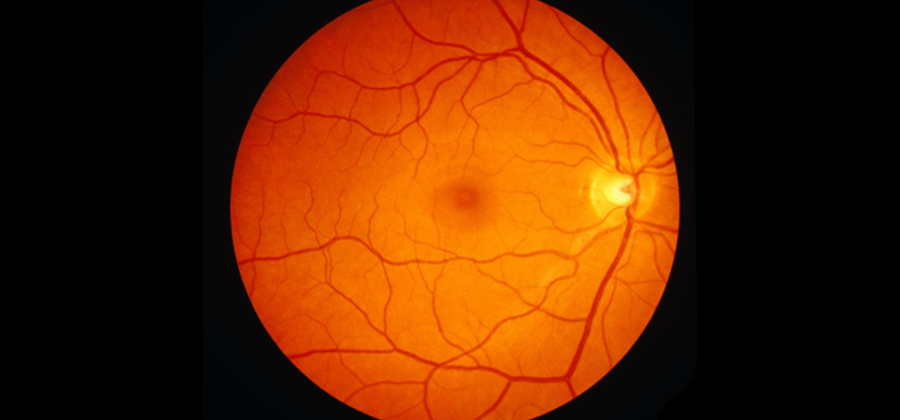
%> input picture backend/uploads/1d25437412f14530a80bada4ee8ba0b6.jpg, 900 x 420 px
$ octave --eval "result = retinal_features('../uploads/1d25437412f14530a80bada4ee8ba0b6.jpg');"   (GNU Octave 9; MATLAB toolbox functions it lacks are replaced by stand-ins)
%> lines starting %> are read from the running program, lines starting %| are printed output that depends on the picture; in (x1, y1, x2, y2) boxes, pixels count from 0 and x2, y2 are one past the last pixel; in counts of white or black regions, pixels touching at a corner belong together; the program's own positions count from 1
function resultJson = retinal_features(imagePath)
%RETINAL_FEATURES Non-diagnostic, image-derived summary measurements only.

    image = im2double(imread(char(imagePath)));
    if size(image, 3) == 3
        green = image(:, :, 2);
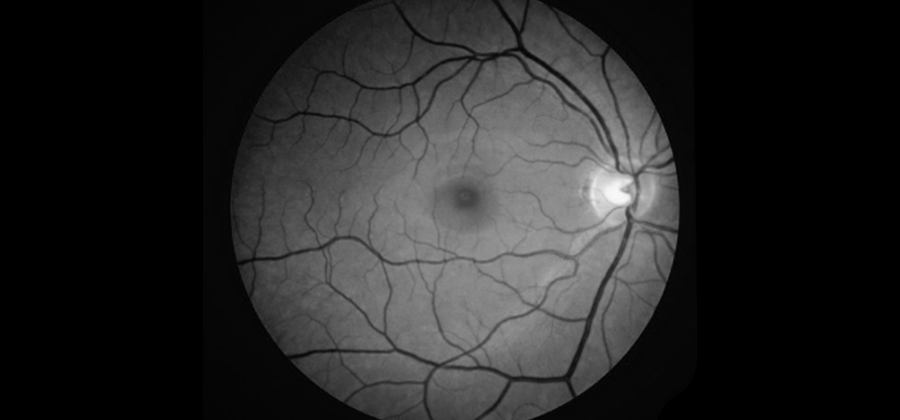
%> green: size 420x900 double; min 0, max 0.98, mean 0.151
    else
        green = image;
    end
    fovMask = imfill(imclose(green > 0.04, strel('disk', 8)), 'holes');
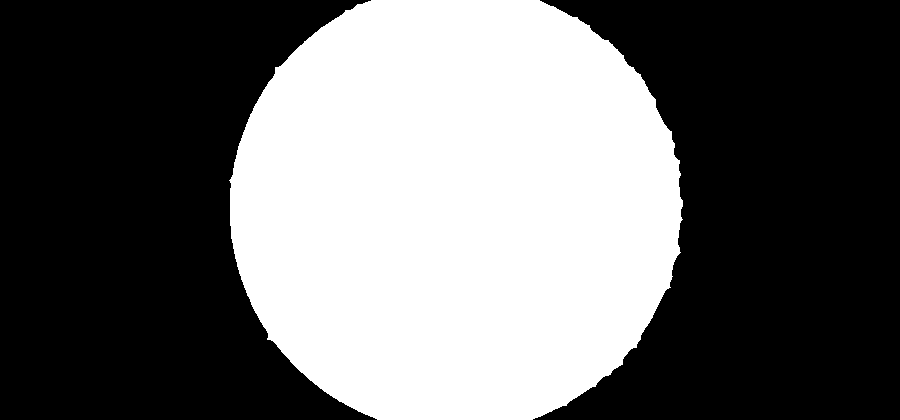
%> fovMask: size 420x900 logical; 41.4% white; 1 white region, box (x1, y1, x2, y2) and area: (229, 0, 683, 420) 156464
    if nnz(fovMask) < 100
        error('retinal_features:InvalidImage', 'Image does not contain a usable field.');
    end
    pixels = green(fovMask);
    contrastValue = std(pixels);
%> contrastValue = 0.145
    background = imgaussfilt(green, 12);
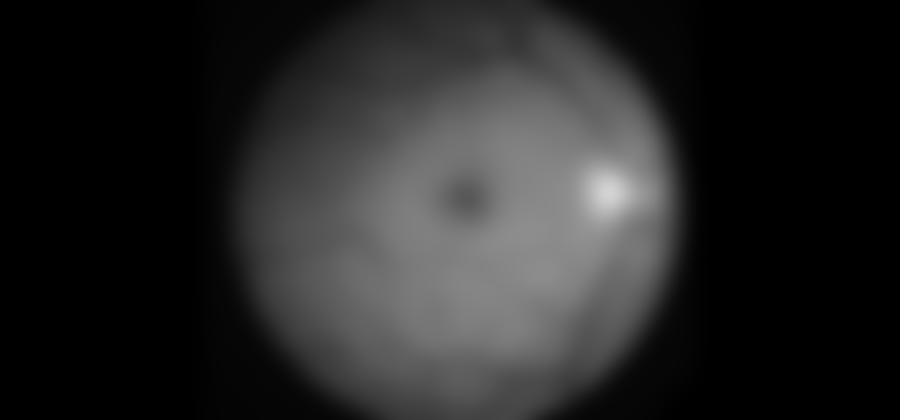
%> background: size 420x900 double; min 0, max 0.829, mean 0.151
    vesselLike = (background - green) > 0.06 & fovMask;
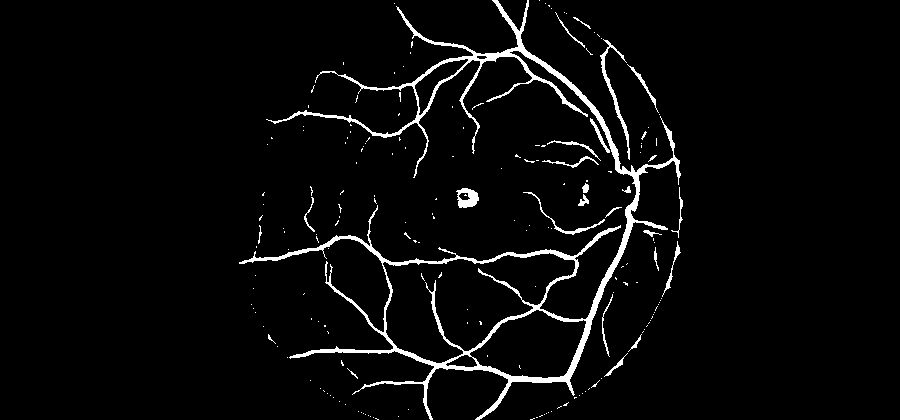
%> vesselLike: size 420x900 logical; 3.7% white; 190 white regions (165 under 20 px), largest, box (x1, y1, x2, y2) and area: (239, 0, 681, 420) 11021, (600, 39, 630, 160) 457, (456, 188, 479, 208) 293
    vesselLike = bwareaopen(vesselLike, 8);
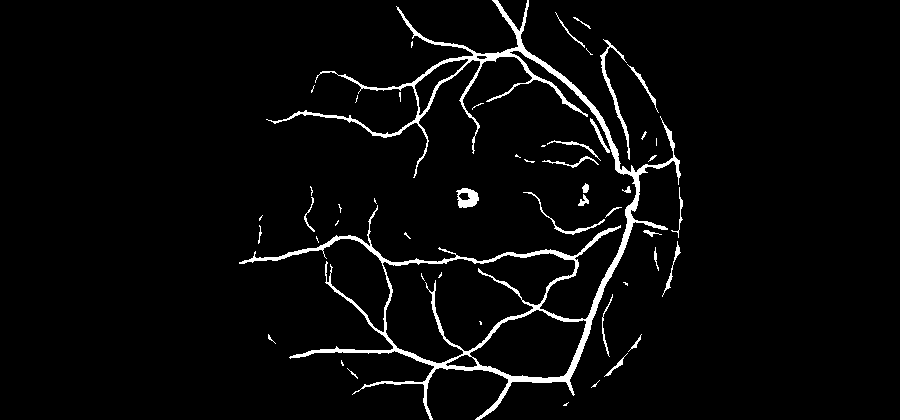
%> vesselLike: size 420x900 logical; 3.6% white; 51 white regions (26 under 20 px), largest, box (x1, y1, x2, y2) and area: (239, 0, 681, 420) 11021, (600, 39, 630, 160) 457, (456, 188, 479, 208) 293
    result = struct('mean_intensity', round(mean(pixels), 4), ...
                    'contrast', round(contrastValue, 4), ...
                    'bright_region_percentage', round(100 * mean(pixels > 0.80), 2), ...
                    'dark_region_percentage', round(100 * mean(pixels < 0.15), 2), ...
                    'retinal_field_area', round(100 * nnz(fovMask) / numel(green), 2), ...
                    'vessel_density', round(100 * nnz(vesselLike) / nnz(fovMask), 2));
%> result = {mean_intensity 0.358, contrast 0.145, bright_region_percentage 0.63, dark_region_percentage 8.27, retinal_field_area 41.39, vessel_density 8.82}
    resultJson = jsonencode(result);
end
